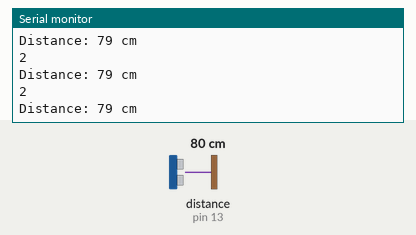
The sketch below on a simulated Arduino Mega 2560, built with avr-gcc and run on an emulated ATmega2560. On the bench: the last lines printed to the serial monitor. Wiring (inferred from the names in the program): ultrasonic range finder: trigger pin 12; echo pin 13. Inputs (shaded band) come from the test bench; at power-on: distance to the obstacle (sensor on pin 13) 80 cm. The echo pulse lasts 58.3 µs per cm; no radio packets arrive unless stated.

Above: at 1.2 s.
1.3 s: distance to the obstacle (sensor on pin 13) set to 2 cm
At 1.48 s:
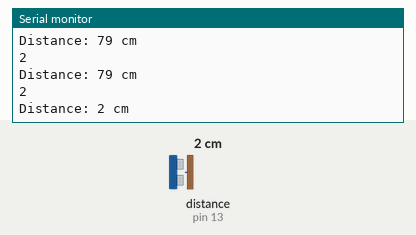
2.8 s: distance to the obstacle (sensor on pin 13) set to 4 cm
At 2.93 s:
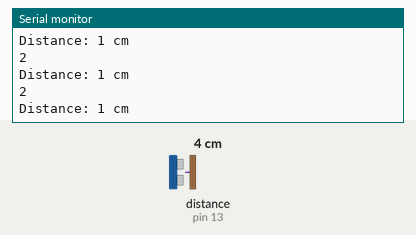
Timing chart, 0 to 5.8 s (numbered marks = the images above; inputs shaded):
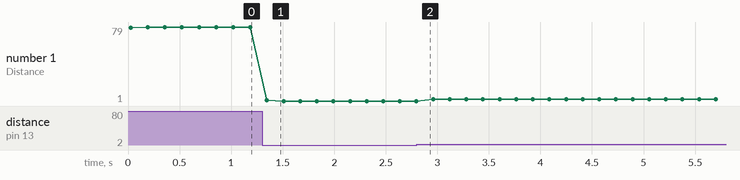

The sketch:

Sender2.ino
```cpp
#include <LoRa.h>

#define LORA_SCK     18
#define LORA_MISO    19
#define LORA_MOSI    23
#define LORA_SS      5
#define LORA_RST     0
#define LORA_DI00    2
#define LORA_BAND    915E6
#define TRIGGER_PIN  12
#define ECHO_PIN     13
#define DEVICE_ID_2 "2"

void setup() {
  Serial.begin(115200);
  while (!Serial);
  Serial.println("LoRa Sender");

  pinMode(TRIGGER_PIN, OUTPUT);
  pinMode(ECHO_PIN, INPUT);

  LoRa.setPins(LORA_SS, LORA_RST, LORA_DI00);

  while (!LoRa.begin(LORA_BAND)) {
    Serial.println("LoRa initialization failed. Waiting...");
    delay(500);
  }

  LoRa.setSyncWord(0xF3);

  Serial.println("LoRa Initialized");
}

void loop() {
  long duration, distance;
  static int counter = 0;

  // Membaca jarak dari sensor ultrasonik
  digitalWrite(TRIGGER_PIN, LOW);
  delayMicroseconds(2);
  digitalWrite(TRIGGER_PIN, HIGH);
  delayMicroseconds(10);
  digitalWrite(TRIGGER_PIN, LOW);
  duration = pulseIn(ECHO_PIN, HIGH);
  distance = duration * 0.034 / 2;

  // Menampilkan jarak ke Serial Monitor
  Serial.println(DEVICE_ID_2);
  Serial.print("Distance: ");
  Serial.print(distance);
  Serial.println(" cm");

  LoRa.beginPacket();
  LoRa.print(DEVICE_ID_2);
  LoRa.print(": Distance = ");
  LoRa.print(distance);
  LoRa.print(" cm, Counter = ");
  LoRa.print(counter);
  LoRa.endPacket();

  counter++;

  delay(100);
}
```

Measured:
- after the input at 1.3 s, the serial monitor: prints a new line after 0.05 s (image 1)
- plotted number 1: 79 → 1 after the input at 1.3 s, 1 → 3 after the input at 2.8 s
